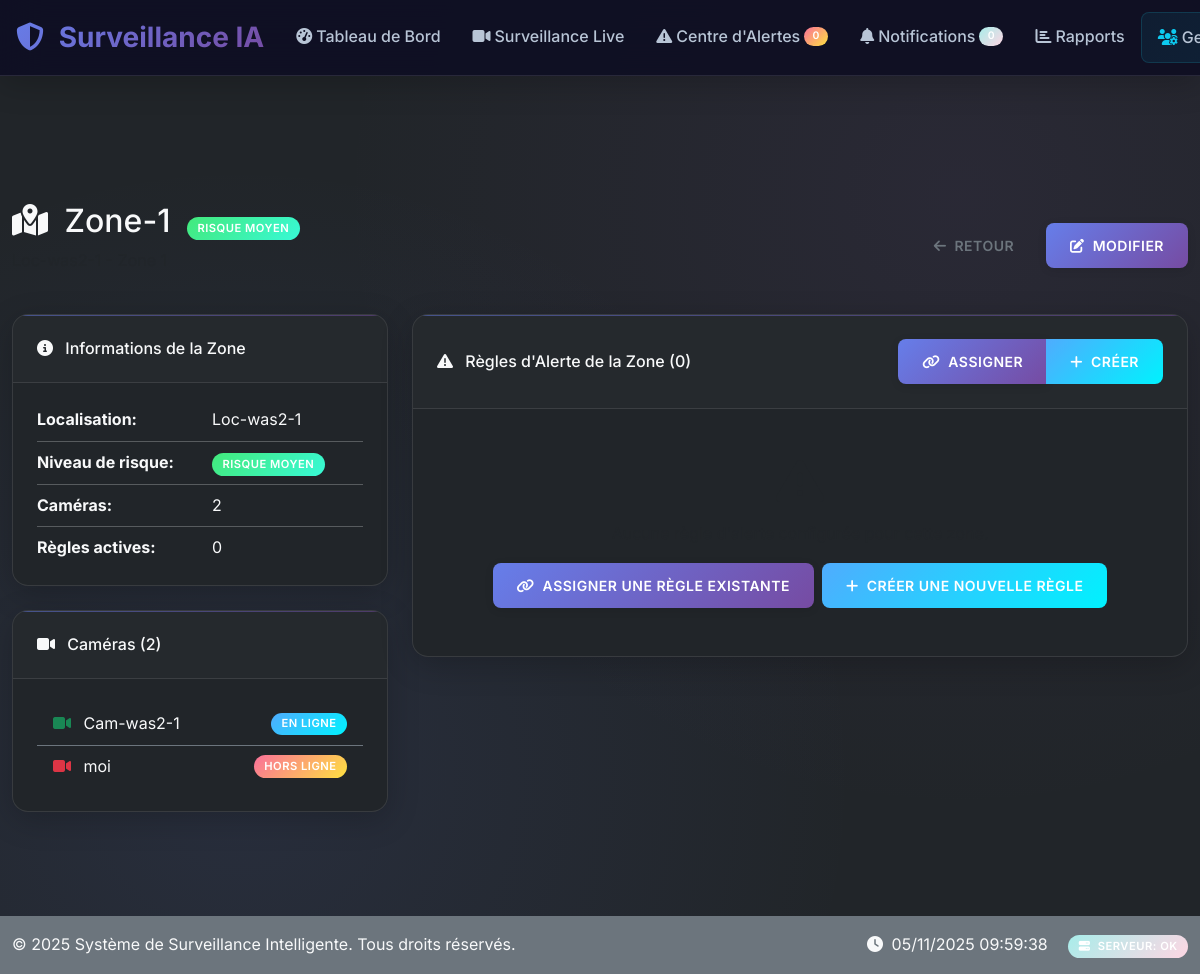
Page /monitoring/zones/24/ (signed in) on the earlier database version.
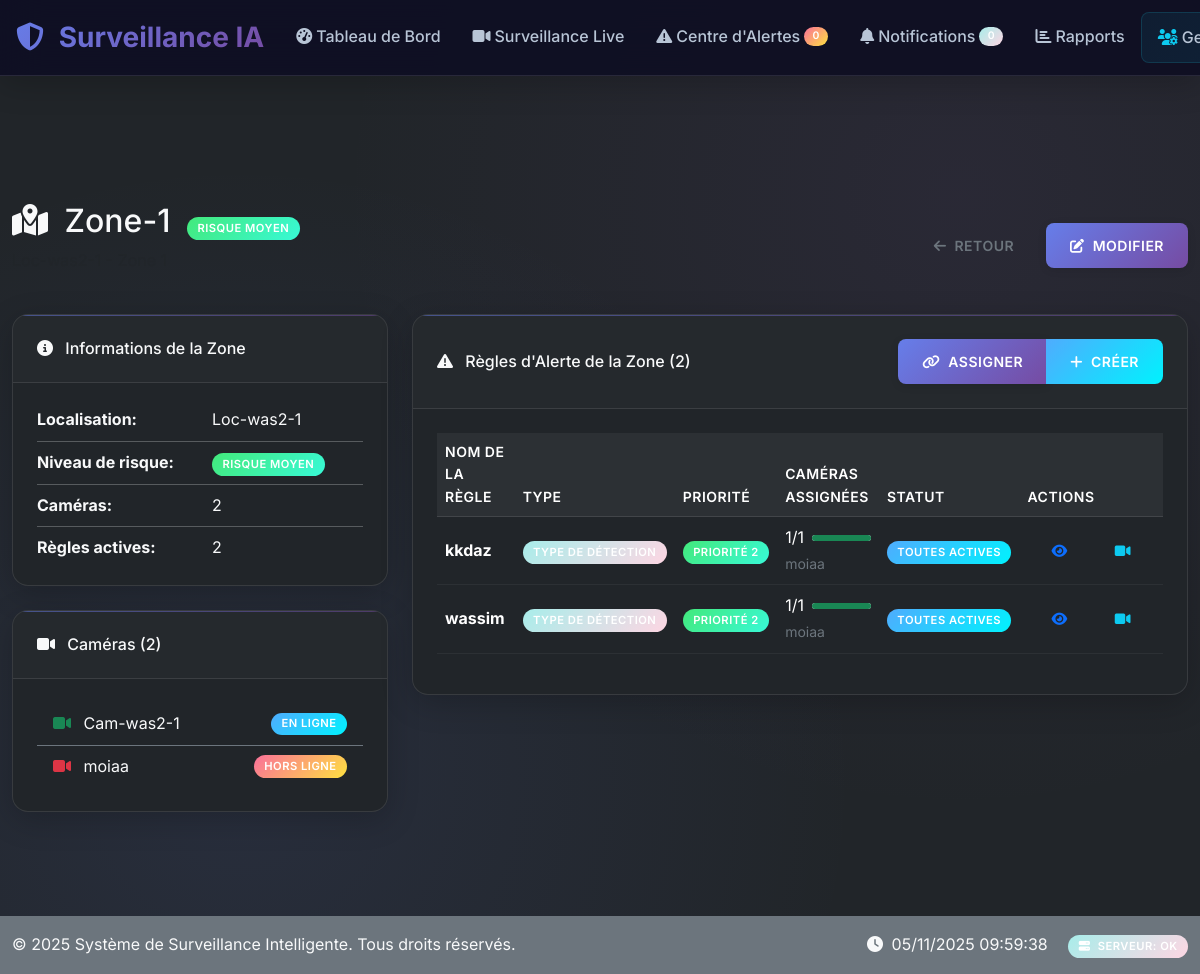
Same page on the later database version.
### monitoring/models.py (models this page shows, shortened)
class Camera(models.Model):
    STATUS_CHOICES = [
        ('online', 'En ligne'),
        ('offline', 'Hors ligne'),
        ('maintenance', 'Maintenance'),
        ('error', 'Erreur'),
    ]
    location = models.ForeignKey(Location, on_delete=models.CASCADE, related_name='cameras')
    zone = models.ForeignKey(Zone, on_delete=models.CASCADE, related_name='cameras')
    name = models.CharField(max_length=100, verbose_name="Nom de la caméra")
    ip_address = models.CharField(max_length=255, verbose_name="Adresse IP ou URL", help_text="Adresse IP (ex: 192.168.1.100) ou URL complète")
    port = models.PositiveIntegerField(default=554)
    username = models.CharField(max_length=100, blank=True)
    password = models.CharField(max_length=100, blank=True)
    stream_url = models.URLField(help_text="URL de streaming RTSP/HTTP")
    status = models.CharField(max_length=20, choices=STATUS_CHOICES, default='offline')
    resolution = models.CharField(max_length=20, default='1920x1080')
    fps = models.PositiveIntegerField(default=30)
    last_seen = models.DateTimeField(null=True, blank=True)
    is_ai_enabled = models.BooleanField(default=True, verbose_name="IA activée")
    created_at = models.DateTimeField(auto_now_add=True)
    class Meta:
        verbose_name = "Caméra"
        verbose_name_plural = "Caméras"

### alerts/models.py (models this page shows, shortened)
class AlertRule(models.Model):
    TRIGGER_TYPES = [
        ('detection_type', 'Type de détection'),
        ('severity_level', 'Niveau de gravité'),
        ('camera', 'Caméra spécifique'),
        ('zone', 'Zone spécifique'),
        ('time_window', 'Fenêtre temporelle'),
        ('confidence_threshold', 'Seuil de confiance'),
    ]
    company = models.ForeignKey('companies.Company', on_delete=models.CASCADE, related_name='alert_rules', verbose_name="Entreprise", null=True, blank=True)
    subcompany = models.ForeignKey('companies.SubCompany', on_delete=models.CASCADE, related_name='alert_rules', verbose_name="Sous-entreprise", null=True, blank=True)
    name = models.CharField(max_length=200, verbose_name="Nom de la règle")
    description = models.TextField(blank=True)
    zone = models.ForeignKey(Zone, on_delete=models.CASCADE, related_name='alert_rules', verbose_name="Zone", null=True, blank=True)
    trigger_type = models.CharField(max_length=20, choices=TRIGGER_TYPES)
    trigger_conditions = models.JSONField(help_text="Conditions de déclenchement")
    is_active = models.BooleanField(default=True)
    priority = models.PositiveIntegerField(default=1, help_text="Priorité (1 = plus haute)")
    cooldown_minutes = models.PositiveIntegerField(default=5, help_text="Délai avant nouvelle alerte")
    created_by = models.ForeignKey(User, on_delete=models.CASCADE)
    created_at = models.DateTimeField(auto_now_add=True)
    last_triggered = models.DateTimeField(null=True, blank=True)
    class Meta:
        verbose_name = "Règle d'alerte"
        verbose_name_plural = "Règles d'alerte"
        ordering = ['priority', '-created_at']

### monitoring/views.py (the view, shortened to what this page needs)
# urls.py: path('zones/<int:zone_id>/', views.api_zone_detail, name='zone_detail'),
@login_required
def zone_detail(request, zone_id):
    zone_filter = {'id': zone_id}
    if hasattr(request, 'current_company') and request.current_company:
        zone_filter['location__company'] = request.current_company
    zone = get_object_or_404(Zone, **zone_filter)
    cameras = Camera.objects.filter(zone=zone).select_related('location')
    from alerts.models import AlertRule, CameraAlertRule
    rule_filter = {}
    if hasattr(request, 'current_company') and request.current_company:
        rule_filter['company'] = request.current_company
    available_rules = AlertRule.objects.filter(
        **rule_filter
    ).select_related('created_by', 'company').order_by('-created_at')
    zone_camera_rules = CameraAlertRule.objects.filter(
        camera__zone=zone
    ).select_related('alert_rule', 'camera', 'assigned_by').order_by('-assigned_at')
    rules_usage = {}
    for camera_rule in zone_camera_rules:
        rule_id = camera_rule.alert_rule.id
        if rule_id not in rules_usage:
            rules_usage[rule_id] = {
                'rule': camera_rule.alert_rule,
                'cameras': [],
                'active_count': 0,
                'total_count': 0
            }
        rules_usage[rule_id]['cameras'].append(camera_rule.camera)
        rules_usage[rule_id]['total_count'] += 1
        if camera_rule.is_active:
            rules_usage[rule_id]['active_count'] += 1
    event_types = []
    if hasattr(request, 'current_company') and request.current_company:
        from monitoring.models import CompanyEventType
        company_event_types = CompanyEventType.objects.filter(
            company=request.current_company,
            is_enabled=True
        ).select_related('event_type').order_by('event_type__name')
    context = {
        'zone': zone,
        'cameras': cameras,
        'available_rules': available_rules,
        'rules_usage': rules_usage,
        'event_types': event_types,
        'total_cameras': cameras.count(),
    }
    return render(request, 'monitoring/zone_detail.html', context)

### companies/models.py (called while the page is built)
    @property
    def is_owner(self):
        return self.role == 'owner'

    @property
    def is_manager(self):
        return self.role == 'manager'

    def get_accessible_subcompanies(self):
        if self.is_owner:
            return SubCompany.objects.filter(is_active=True)
        elif self.is_manager:
            assigned_subcompanies = self.subcompanies.filter(is_active=True)
            if assigned_subcompanies.exists():
                return assigned_subcompanies
            else:
                return self.company.subcompanies.filter(is_active=True)
        else:
            return self.subcompanies.filter(is_active=True)

### templates/monitoring/zone_detail.html (shortened to what the changed rows need)
{% extends "base.html" %}
{% block content %}
<div class="container-fluid py-4" style="margin-top: 70px;">
    <div class="row mb-4">
        <div class="col-12">
            <div class="d-flex justify-content-between align-items-center">
                <div>
                    <h2>
                        <i class="fas fa-map-marked-alt me-2"></i>
                        {{ zone.name }}
                        <span class="badge bg-{% if zone.risk_level == 'high' %}danger{% elif zone.risk_level == 'medium' %}warning{% else %}success{% endif %} ms-2">
                            {{ zone.get_risk_level_display }}
                        </span>
                    </h2>
                </div>
            </div>
        </div>
    </div>
    <div class="row">
        <div class="col-lg-4">
            <div class="card bg-dark text-light mb-4">
                <div class="card-body">
                    <div class="row">
                        <div class="col-6">
                            <strong>Règles actives:</strong>
                        </div>
                        <div class="col-6">
                            {{ rules_usage|length }}
                        </div>
                    </div>
                </div>
            </div>
            <div class="card bg-dark text-light">
                <div class="card-body">
                    {% if cameras %}
                        <div class="list-group list-group-flush">
                            {% for camera in cameras %}
                            <div class="list-group-item bg-transparent text-light border-secondary">
                                <div class="d-flex justify-content-between align-items-center">
                                    <div>
                                        <i class="fas fa-video {% if camera.status == 'online' %}text-success{% elif camera.status == 'offline' %}text-danger{% else %}text-warning{% endif %} me-2"></i>
                                        <a href="{% url 'monitoring:camera_detail' camera.id %}" class="text-decoration-none text-light">
                                            {{ camera.name }}
                                        </a>
                                    </div>
                                    <span class="badge bg-{% if camera.status == 'online' %}success{% elif camera.status == 'offline' %}danger{% else %}warning{% endif %}">
                                        {{ camera.get_status_display }}
                                    </span>
                                </div>
                            </div>
                            {% endfor %}
                        </div>
                    {% else %}
                        <div class="text-center py-3">
                            <i class="fas fa-video fa-2x text-muted mb-2"></i>
                            <p class="text-muted">Aucune caméra dans cette zone</p>
                        </div>
                    {% endif %}
                </div>
            </div>
        </div>
        <div class="col-lg-8">
            <div class="card bg-dark text-light mb-4">
                <div class="card-header d-flex justify-content-between align-items-center">
                    <h6 class="mb-0">
                        <i class="fas fa-exclamation-triangle me-2"></i>
                        Règles d'Alerte de la Zone ({{ rules_usage|length }})
                    </h6>
                    <div class="btn-group btn-group-sm">
                        <button class="btn btn-sm btn-primary" onclick="showAssignZoneRuleModal()">
                        </button>
                        <button class="btn btn-sm btn-success" onclick="showAddZoneRuleModal()">
                        </button>
                    </div>
                </div>
                <div class="card-body">
                    {% if rules_usage %}
                        <div class="table-responsive">
                            <table class="table table-dark table-hover">
                                <thead>
                                    <tr>
                                        <th>Nom de la Règle</th>
                                        <th>Type</th>
                                        <th>Priorité</th>
                                        <th>Caméras Assignées</th>
                                        <th>Statut</th>
                                        <th>Actions</th>
                                    </tr>
                                </thead>
                                <tbody>
                                    {% for rule_id, usage in rules_usage.items %}
                                    <tr>
                                        <td>
                                            <strong>{{ usage.rule.name }}</strong>
                                        </td>
                                        <td>
                                            <span class="badge bg-info">{{ usage.rule.get_trigger_type_display }}</span>
                                        </td>
                                        <td>
                                            <span class="badge bg-{% if usage.rule.priority == 1 %}danger{% elif usage.rule.priority == 2 %}warning{% else %}secondary{% endif %}">
                                                Priorité {{ usage.rule.priority }}
                                            </span>
                                        </td>
                                        <td>
                                            <div class="d-flex align-items-center">
                                                <span class="me-2">{{ usage.active_count }}/{{ usage.total_count }}</span>
                                                <div class="progress flex-grow-1" style="height: 6px;">
                                                    <div class="progress-bar bg-success"
                                                         style="width: {% if usage.total_count > 0 %}{{ usage.active_count|floatformat:0 }}{% widthratio usage.active_count usage.total_count 100 %}{% else %}0{% endif %}%">
                                                    </div>
                                                </div>
                                            </div>
                                            <small class="text-muted">
                                                {% for camera in usage.cameras %}
                                                    {{ camera.name }}{% if not forloop.last %}, {% endif %}
                                                {% endfor %}
                                            </small>
                                        </td>
                                        <td>
                                            {% if usage.active_count == usage.total_count %}
                                                <span class="badge bg-success">Toutes actives</span>
                                            {% elif usage.active_count > 0 %}
                                                <span class="badge bg-warning">Partiellement actif</span>
                                            {% else %}
                                                <span class="badge bg-secondary">Inactif</span>
                                            {% endif %}
                                        </td>
                                        <td>
                                            <div class="btn-group btn-group-sm">
                                                <a href="{% url 'alerts:rules' %}#rule-{{ usage.rule.id }}" class="btn btn-outline-primary btn-sm" title="Voir détails">
                                                    <i class="fas fa-eye"></i>
                                                </a>
                                                <button class="btn btn-outline-info btn-sm" onclick="showRuleCameras({{ usage.rule.id }})" title="Voir caméras">
                                                    <i class="fas fa-video"></i>
                                                </button>
                                            </div>
                                        </td>
                                    </tr>
                                    {% endfor %}
                                </tbody>
                            </table>
                        </div>
                    {% else %}
                        <div class="text-center py-4">
                            <i class="fas fa-exclamation-triangle fa-3x text-muted mb-3"></i>
                            <p class="text-muted">Aucune règle d'alerte configurée pour cette zone.</p>
                            <div class="d-flex gap-2 justify-content-center">
                                <button class="btn btn-primary" onclick="showAssignZoneRuleModal()">
                                    <i class="fas fa-link me-1"></i> Assigner une règle existante
                                </button>
                                <button class="btn btn-success" onclick="showAddZoneRuleModal()">
                                    <i class="fas fa-plus me-1"></i> Créer une nouvelle règle
                                </button>
                            </div>
                        </div>
                    {% endif %}
                </div>
            </div>
        </div>
    </div>
</div>
{% endblock %}

Differences in the rows shown:
changed Camera "HORS LIGNE": name "moi" → "moiaa"
now on this page (row unchanged): AlertRule: rule.name "kkdaz", rule.trigger_type "TYPE DE DÉTECTION", rule.priority "2", active_count "1", total_count "1", Camera (name "moiaa")
now on this page (row unchanged): AlertRule: rule.name "wassim", rule.trigger_type "TYPE DE DÉTECTION", rule.priority "2", active_count "1", total_count "1", Camera (name "moiaa")
Other differences:
{{ rules_usage|length }}: "0" → "2"
text no longer shown: "ASSIGNER UNE RÈGLE EXISTANTE CRÉER UNE NOUVELLE RÈGLE"
text now shown: "NOM DE LA RÈGLE TYPE PRIORITÉ CAMÉRAS ASSIGNÉES STATUT ACTIONS"
